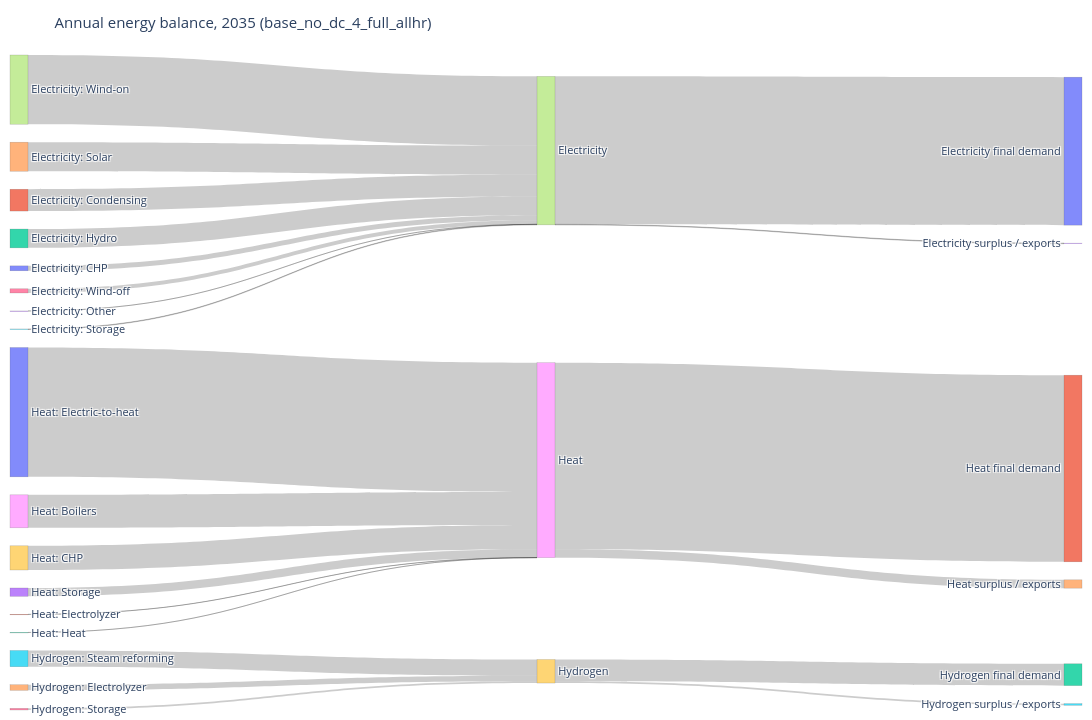

The notebook cell this image was saved under:
### Code cell
# 1.6 Annual energy-balance Sankey diagram (TWh)
# Technology groups feed carriers, which feed final demand.
SANKEY_YEAR = max(get("PRO_YCRAGF")["Year"])
sankey_carriers = ["ELECTRICITY", "HEAT", "HYDROGEN"]
sankey_names = {"ELECTRICITY": "Electricity", "HEAT": "Heat", "HYDROGEN": "Hydrogen"}

sankey_pro = get("PRO_YCRAGF").query("Year == @SANKEY_YEAR and Commodity in @sankey_carriers").copy()
sankey_pro["Source"] = tech_group(sankey_pro, unpack=True)
sankey_pro = sankey_pro.groupby(["Commodity", "Source"])["Value"].sum().reset_index()

sankey_dem = pd.concat([
    get("EL_DEMAND_YCR").assign(Commodity="ELECTRICITY"),
    get("H_DEMAND_YCRA").assign(Commodity="HEAT"),
    get("H2_DEMAND_YCR").assign(Commodity="HYDROGEN"),
], ignore_index=True).query("Year == @SANKEY_YEAR and Commodity in @sankey_carriers")
sankey_dem = sankey_dem.groupby("Commodity")["Value"].sum()

source_labels = [f"{row.Commodity.title()}: {row.Source}" for row in sankey_pro.itertuples()]
carrier_labels = [sankey_names[c] for c in sankey_carriers]
sink_labels = [f"{sankey_names[c]} final demand" for c in sankey_carriers]
labels = source_labels + carrier_labels + sink_labels
carrier_index = {c: len(source_labels) + i for i, c in enumerate(sankey_carriers)}
sink_index = {c: len(source_labels) + len(carrier_labels) + i for i, c in enumerate(sankey_carriers)}
source_index = {(row.Commodity, row.Source): i for i, row in enumerate(sankey_pro.itertuples())}

links = [(source_index[(row.Commodity, row.Source)], carrier_index[row.Commodity], row.Value) for row in sankey_pro.itertuples() if row.Value > 0]
for commodity in sankey_carriers:
    supply = sankey_pro.loc[sankey_pro["Commodity"] == commodity, "Value"].sum()
    demand_value = float(sankey_dem.get(commodity, 0))
    if demand_value > 0:
        links.append((carrier_index[commodity], sink_index[commodity], demand_value))
    residual = supply - demand_value
    if residual > 1e-9:
        labels.append(f"{sankey_names[commodity]} surplus / exports")
        links.append((carrier_index[commodity], len(labels) - 1, residual))
    elif residual < -1e-9:
        labels.append(f"{sankey_names[commodity]} net imports")
        links.append((len(labels) - 1, carrier_index[commodity], -residual))

fig = go.Figure(go.Sankey(
    arrangement="snap",
    node=dict(label=labels, pad=18, thickness=18, line=dict(color="rgba(80,80,80,0.35)", width=0.5)),
    link=dict(source=[x[0] for x in links], target=[x[1] for x in links], value=[x[2] for x in links]),
))
fig.update_layout(title=f"Annual energy balance, {SANKEY_YEAR} ({SCENARIO})", height=720, width=1250,
                  font=dict(size=11), margin=dict(l=10, r=10, t=55, b=10))
fig.show()

### Figure 1 — Plotly figure (JSON) as saved in the notebook; plotly's stock layout.template omitted (floating-point values rounded to 4 significant figures)
{"data": [{"arrangement": "snap", "link": {"source": [0, 1, 2, 3, 4, 5, 6, 7, 8, 9, 10, 11, 12, 13, 14, 15, 16, 17, 17, 18, 18, 19, 19], "target": [17, 17, 17, 17, 17, 17, 17, 17, 18, 18, 18, 18, 18, 18, 19, 19, 19, 20, 23, 21, 24, 22, 25], "value": [161.3, 716.6, 617.8, 0.03834, 953.4, 17.43, 137.7, 2273.0, 1083.0, 794.5, 4248.0, 3.378, 1.536, 273.8, 183.2, 534.5, 54.98, 4860.0, 17.43, 6130.0, 273.8, 717.7, 54.98]}, "node": {"label": ["Electricity: CHP", "Electricity: Condensing", "Electricity: Hydro", "Electricity: Other", "Electricity: Solar", "Electricity: Storage", "Electricity: Wind-off", "Electricity: Wind-on", "Heat: Boilers", "Heat: CHP", "Heat: Electric-to-heat", "Heat: Electrolyzer", "Heat: Heat", "Heat: Storage", "Hydrogen: Electrolyzer", "Hydrogen: Steam reforming", "Hydrogen: Storage", "Electricity", "Heat", "Hydrogen", "Electricity final demand", "Heat final demand", "Hydrogen final demand", "Electricity surplus / exports", "Heat surplus / exports", "Hydrogen surplus / exports"], "line": {"color": "rgba(80,80,80,0.35)", "width": 0.5}, "pad": 18, "thickness": 18}, "type": "sankey"}], "layout": {"font": {"size": 11}, "height": 720, "margin": {"b": 10, "l": 10, "r": 10, "t": 55}, "title": {"text": "Annual energy balance, 2035 (base_no_dc_4_full_allhr)"}, "width": 1250}}
